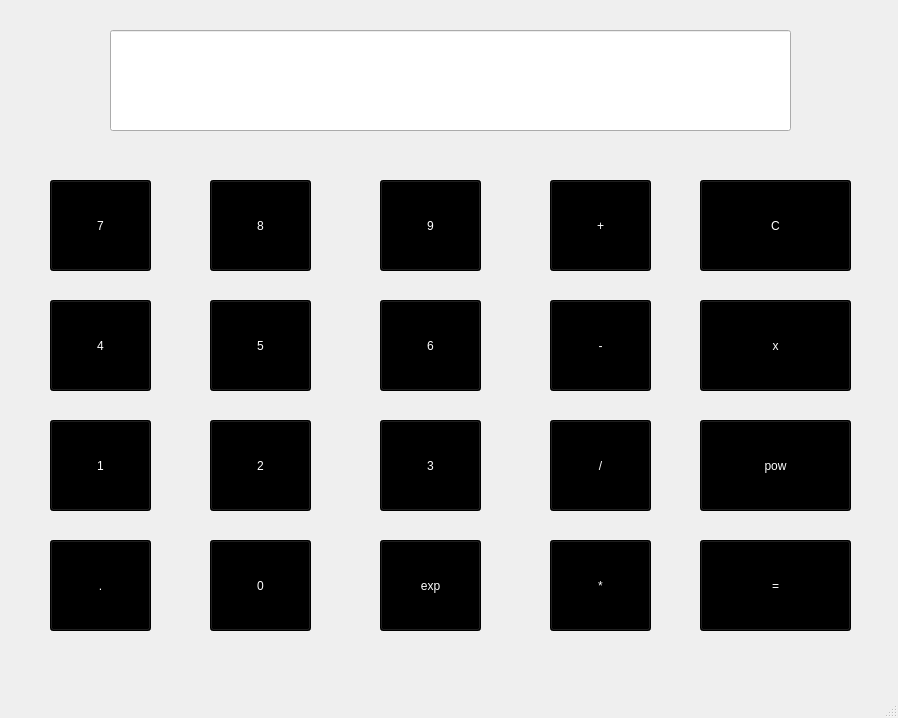
<?xml version="1.0" encoding="UTF-8"?>
<ui version="4.0">
 <class>MainWindow</class>
 <widget class="QMainWindow" name="MainWindow">
  <property name="geometry">
   <rect>
    <x>0</x>
    <y>0</y>
    <width>898</width>
    <height>718</height>
   </rect>
  </property>
  <property name="windowTitle">
   <string>MainWindow</string>
  </property>
  <widget class="QWidget" name="centralwidget">
   <widget class="QLineEdit" name="lineEdit">
    <property name="geometry">
     <rect>
      <x>110</x>
      <y>30</y>
      <width>681</width>
      <height>101</height>
     </rect>
    </property>
    <property name="styleSheet">
     <string notr="true">font: 22pt &quot;MS Shell Dlg 2&quot;;
text-align: right;</string>
    </property>
    <property name="text">
     <string/>
    </property>
   </widget>
   <widget class="QPushButton" name="pushButton">
    <property name="geometry">
     <rect>
      <x>50</x>
      <y>180</y>
      <width>101</width>
      <height>91</height>
     </rect>
    </property>
    <property name="styleSheet">
     <string notr="true">font: 24pt &quot;MS Shell Dlg 2&quot;;
background-color: rgb(0, 0, 0);
color: rgb(255, 255,255);</string>
    </property>
    <property name="text">
     <string>7</string>
    </property>
   </widget>
   <widget class="QPushButton" name="pushButton_2">
    <property name="geometry">
     <rect>
      <x>210</x>
      <y>180</y>
      <width>101</width>
      <height>91</height>
     </rect>
    </property>
    <property name="styleSheet">
     <string notr="true">font: 24pt &quot;MS Shell Dlg 2&quot;;
background-color: rgb(0, 0, 0);
color: rgb(255, 255,255);</string>
    </property>
    <property name="text">
     <string>8</string>
    </property>
   </widget>
   <widget class="QPushButton" name="pushButton_3">
    <property name="geometry">
     <rect>
      <x>380</x>
      <y>180</y>
      <width>101</width>
      <height>91</height>
     </rect>
    </property>
    <property name="styleSheet">
     <string notr="true">font: 24pt &quot;MS Shell Dlg 2&quot;;
background-color: rgb(0, 0, 0);
color: rgb(255, 255,255);</string>
    </property>
    <property name="text">
     <string>9</string>
    </property>
   </widget>
   <widget class="QPushButton" name="pushButton_4">
    <property name="geometry">
     <rect>
      <x>50</x>
      <y>300</y>
      <width>101</width>
      <height>91</height>
     </rect>
    </property>
    <property name="styleSheet">
     <string notr="true">font: 24pt &quot;MS Shell Dlg 2&quot;;
background-color: rgb(0, 0, 0);
color: rgb(255, 255,255);</string>
    </property>
    <property name="text">
     <string>4</string>
    </property>
   </widget>
   <widget class="QPushButton" name="pushButton_5">
    <property name="geometry">
     <rect>
      <x>210</x>
      <y>300</y>
      <width>101</width>
      <height>91</height>
     </rect>
    </property>
    <property name="styleSheet">
     <string notr="true">font: 24pt &quot;MS Shell Dlg 2&quot;;
background-color: rgb(0, 0, 0);
color: rgb(255, 255,255);</string>
    </property>
    <property name="text">
     <string>5</string>
    </property>
   </widget>
   <widget class="QPushButton" name="pushButton_6">
    <property name="geometry">
     <rect>
      <x>210</x>
      <y>420</y>
      <width>101</width>
      <height>91</height>
     </rect>
    </property>
    <property name="styleSheet">
     <string notr="true">font: 24pt &quot;MS Shell Dlg 2&quot;;
background-color: rgb(0, 0, 0);
color: rgb(255, 255,255);</string>
    </property>
    <property name="text">
     <string>2</string>
    </property>
   </widget>
   <widget class="QPushButton" name="pushButton_7">
    <property name="geometry">
     <rect>
      <x>50</x>
      <y>420</y>
      <width>101</width>
      <height>91</height>
     </rect>
    </property>
    <property name="styleSheet">
     <string notr="true">font: 24pt &quot;MS Shell Dlg 2&quot;;
background-color: rgb(0, 0, 0);
color: rgb(255, 255,255);</string>
    </property>
    <property name="text">
     <string>1</string>
    </property>
   </widget>
   <widget class="QPushButton" name="pushButton_8">
    <property name="geometry">
     <rect>
      <x>380</x>
      <y>300</y>
      <width>101</width>
      <height>91</height>
     </rect>
    </property>
    <property name="styleSheet">
     <string notr="true">font: 24pt &quot;MS Shell Dlg 2&quot;;
background-color: rgb(0, 0, 0);
color: rgb(255, 255,255);</string>
    </property>
    <property name="text">
     <string>6</string>
    </property>
   </widget>
   <widget class="QPushButton" name="pushButton_9">
    <property name="geometry">
     <rect>
      <x>380</x>
      <y>420</y>
      <width>101</width>
      <height>91</height>
     </rect>
    </property>
    <property name="styleSheet">
     <string notr="true">font: 24pt &quot;MS Shell Dlg 2&quot;;
background-color: rgb(0, 0, 0);
color: rgb(255, 255,255);</string>
    </property>
    <property name="text">
     <string>3</string>
    </property>
   </widget>
   <widget class="QPushButton" name="pushButton_10">
    <property name="geometry">
     <rect>
      <x>210</x>
      <y>540</y>
      <width>101</width>
      <height>91</height>
     </rect>
    </property>
    <property name="styleSheet">
     <string notr="true">font: 24pt &quot;MS Shell Dlg 2&quot;;
background-color: rgb(0, 0, 0);
color: rgb(255, 255,255);</string>
    </property>
    <property name="text">
     <string>0</string>
    </property>
   </widget>
   <widget class="QPushButton" name="pushButton_11">
    <property name="geometry">
     <rect>
      <x>380</x>
      <y>540</y>
      <width>101</width>
      <height>91</height>
     </rect>
    </property>
    <property name="styleSheet">
     <string notr="true">font: 24pt &quot;MS Shell Dlg 2&quot;;
background-color: rgb(0, 0, 0);
color: rgb(255, 255,255);</string>
    </property>
    <property name="text">
     <string>exp</string>
    </property>
   </widget>
   <widget class="QPushButton" name="pushButton_12">
    <property name="geometry">
     <rect>
      <x>50</x>
      <y>540</y>
      <width>101</width>
      <height>91</height>
     </rect>
    </property>
    <property name="styleSheet">
     <string notr="true">font: 24pt &quot;MS Shell Dlg 2&quot;;
background-color: rgb(0, 0, 0);
color: rgb(255, 255,255);</string>
    </property>
    <property name="text">
     <string>.</string>
    </property>
   </widget>
   <widget class="QPushButton" name="pushButton_13">
    <property name="geometry">
     <rect>
      <x>550</x>
      <y>180</y>
      <width>101</width>
      <height>91</height>
     </rect>
    </property>
    <property name="styleSheet">
     <string notr="true">font: 24pt &quot;MS Shell Dlg 2&quot;;
background-color: rgb(0, 0, 0);
color: rgb(255, 255,255);</string>
    </property>
    <property name="text">
     <string>+</string>
    </property>
   </widget>
   <widget class="QPushButton" name="pushButton_14">
    <property name="geometry">
     <rect>
      <x>550</x>
      <y>300</y>
      <width>101</width>
      <height>91</height>
     </rect>
    </property>
    <property name="styleSheet">
     <string notr="true">font: 24pt &quot;MS Shell Dlg 2&quot;;
background-color: rgb(0, 0, 0);
color: rgb(255, 255,255);</string>
    </property>
    <property name="text">
     <string>-</string>
    </property>
   </widget>
   <widget class="QPushButton" name="pushButton_15">
    <property name="geometry">
     <rect>
      <x>550</x>
      <y>420</y>
      <width>101</width>
      <height>91</height>
     </rect>
    </property>
    <property name="styleSheet">
     <string notr="true">font: 24pt &quot;MS Shell Dlg 2&quot;;
background-color: rgb(0, 0, 0);
color: rgb(255, 255,255);</string>
    </property>
    <property name="text">
     <string>/</string>
    </property>
   </widget>
   <widget class="QPushButton" name="pushButton_16">
    <property name="geometry">
     <rect>
      <x>550</x>
      <y>540</y>
      <width>101</width>
      <height>91</height>
     </rect>
    </property>
    <property name="styleSheet">
     <string notr="true">font: 24pt &quot;MS Shell Dlg 2&quot;;
background-color: rgb(0, 0, 0);
color: rgb(255, 255,255);</string>
    </property>
    <property name="text">
     <string>*</string>
    </property>
   </widget>
   <widget class="QPushButton" name="pushButton_17">
    <property name="geometry">
     <rect>
      <x>700</x>
      <y>540</y>
      <width>151</width>
      <height>91</height>
     </rect>
    </property>
    <property name="styleSheet">
     <string notr="true">font: 24pt &quot;MS Shell Dlg 2&quot;;
background-color: rgb(0, 0, 0);
color: rgb(255, 255,255);</string>
    </property>
    <property name="text">
     <string>=</string>
    </property>
   </widget>
   <widget class="QPushButton" name="pushButton_18">
    <property name="geometry">
     <rect>
      <x>700</x>
      <y>180</y>
      <width>151</width>
      <height>91</height>
     </rect>
    </property>
    <property name="styleSheet">
     <string notr="true">font: 24pt &quot;MS Shell Dlg 2&quot;;
background-color: rgb(0, 0, 0);
color: rgb(255, 255,255);</string>
    </property>
    <property name="text">
     <string>C</string>
    </property>
   </widget>
   <widget class="QPushButton" name="pushButton_19">
    <property name="geometry">
     <rect>
      <x>700</x>
      <y>300</y>
      <width>151</width>
      <height>91</height>
     </rect>
    </property>
    <property name="styleSheet">
     <string notr="true">font: 24pt &quot;MS Shell Dlg 2&quot;;
background-color: rgb(0, 0, 0);
color: rgb(255, 255,255);</string>
    </property>
    <property name="text">
     <string>x</string>
    </property>
   </widget>
   <widget class="QPushButton" name="pushButton_20">
    <property name="geometry">
     <rect>
      <x>700</x>
      <y>420</y>
      <width>151</width>
      <height>91</height>
     </rect>
    </property>
    <property name="styleSheet">
     <string notr="true">font: 24pt &quot;MS Shell Dlg 2&quot;;
background-color: rgb(0, 0, 0);
color: rgb(255, 255,255);</string>
    </property>
    <property name="text">
     <string>pow</string>
    </property>
   </widget>
  </widget>
  <widget class="QMenuBar" name="menubar">
   <property name="geometry">
    <rect>
     <x>0</x>
     <y>0</y>
     <width>898</width>
     <height>31</height>
    </rect>
   </property>
  </widget>
  <widget class="QStatusBar" name="statusbar"/>
 </widget>
 <resources/>
 <connections/>
</ui>
